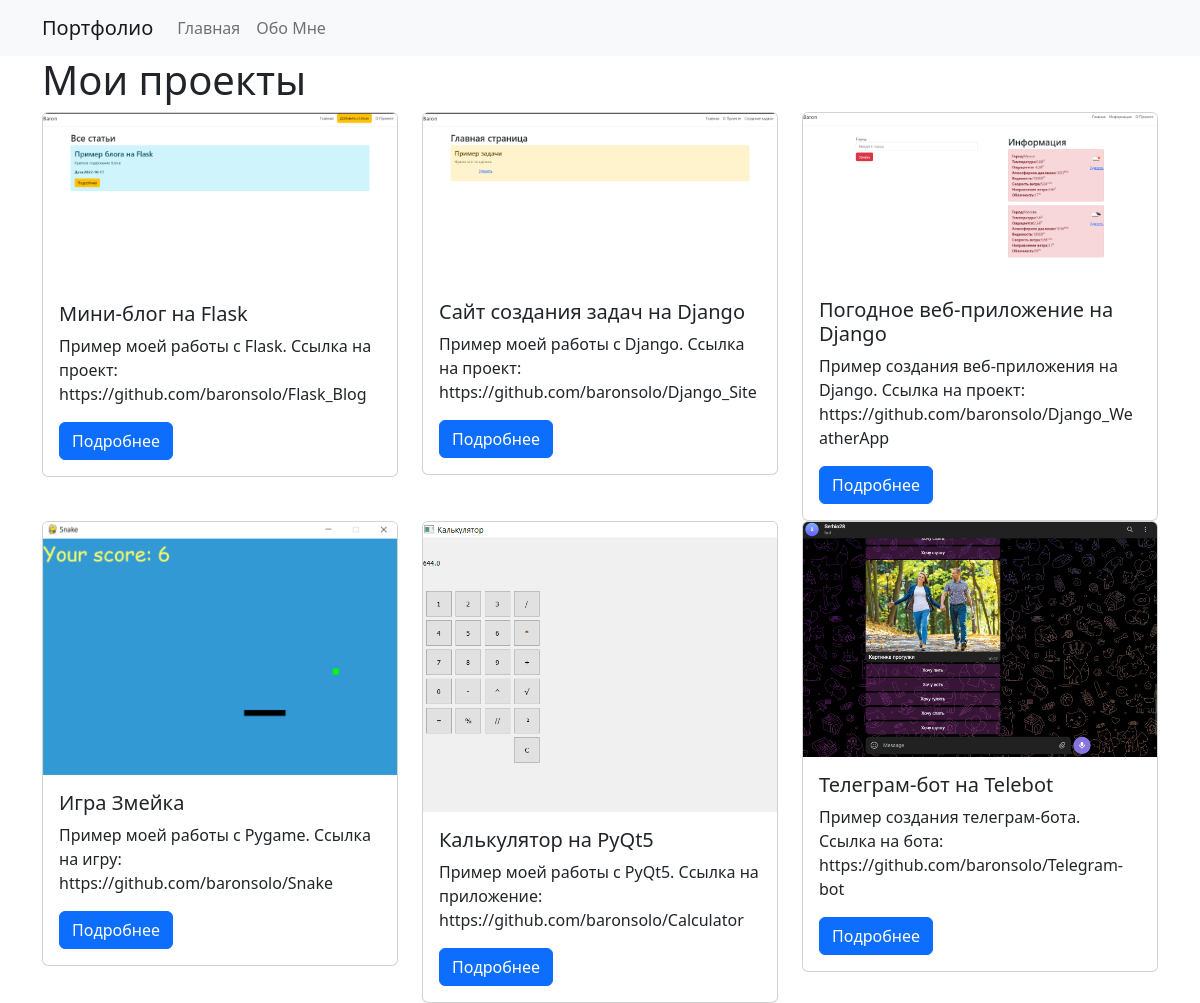
The page / on the database its author committed.
### my_site/models.py (models this page shows)
class Project(models.Model):
    title = models.CharField(max_length=100)
    description = models.TextField()
    technology = models.CharField(max_length=50)
    image = models.FileField(upload_to='img/')

### my_site/views.py (the view)
# urls.py: path('', views.index, name='index'),
def index(request):
    projects = Project.objects.all()
    context = {
        'projects': projects
    }
    return render(request, 'index.html', context)

### my_site/templates/index.html (shortened to what this page needs)
{% extends 'base.html' %}
{% load static %}
{% block body %}
<div class="container">
    <h1>Мои проекты</h1>
    <div class="row">
        {% for project in projects %}
            <div class="col-md-4">
                <div class="card md-2">
                    <img class="card-img-top" src="{% static project.image %}">
                    <div class="card-body">
                        <h5 class="card-title">{{ project.title }}</h5>
                        <p class="card-text">{{ project.description }}</p>
                        <a href="{% url 'detail' project.pk %}" class="btn btn-primary">Подробнее</a>
                    </div>
                </div>
            </div>
        {% endfor %}
    </div>
</div>
{% endblock %}

### my_site/templates/base.html (shortened to what this page needs)
<!doctype html>
<html lang="ru">
<head>
    <link rel="stylesheet" href="https://cdn.jsdelivr.net/npm/bootstrap@5.2.2/dist/css/bootstrap.min.css">
</head>
<body>
    <nav class="navbar navbar-expand-lg navbar-light bg-light">
      <div class="container">
        <a class="navbar-brand" href="{% url 'index' %}">Портфолио</a>
        <div class="collapse navbar-collapse" id="navbarSupportedContent">
          <ul class="navbar-nav mr-auto">
            <li class="nav-item active">
              <a class="nav-link" href="{% url 'index' %}">Главная</a>
            </li>
            <li class="nav-item active">
              <a class="nav-link" href="{% url 'about' %}">Обо Мне</a>
            </li>
          </ul>
        </div>
      </div>
    </nav>
{% block body %}{% endblock %}
</body>
</html>

### rows shown on the page
Project: image (picture), title "Мини-блог на Flask", description "Пример моей работы с Flask. Ссылка на проект: https://github.com/baronsolo/Flask_Blog"
Project: image (picture), title "Сайт создания задач на Django", description "Пример моей работы с Django. Ссылка на проект: https://github.com/baronsolo/Django_Site"
Project: image (picture), title "Погодное веб-приложение на Django", description "Пример создания веб-приложения на Django. Ссылка на проект: https://github.com/baronsolo/Django_WeatherApp"
Project: image (picture), title "Игра Змейка", description "Пример моей работы с Pygame. Ссылка на игру: https://github.com/baronsolo/Snake"
Project: image (picture), title "Калькулятор на PyQt5", description "Пример моей работы с PyQt5. Ссылка на приложение: https://github.com/baronsolo/Calculator"
Project: image (picture), title "Телеграм-бот на Telebot", description "Пример создания телеграм-бота. Ссылка на бота: https://github.com/baronsolo/Telegram-bot"
